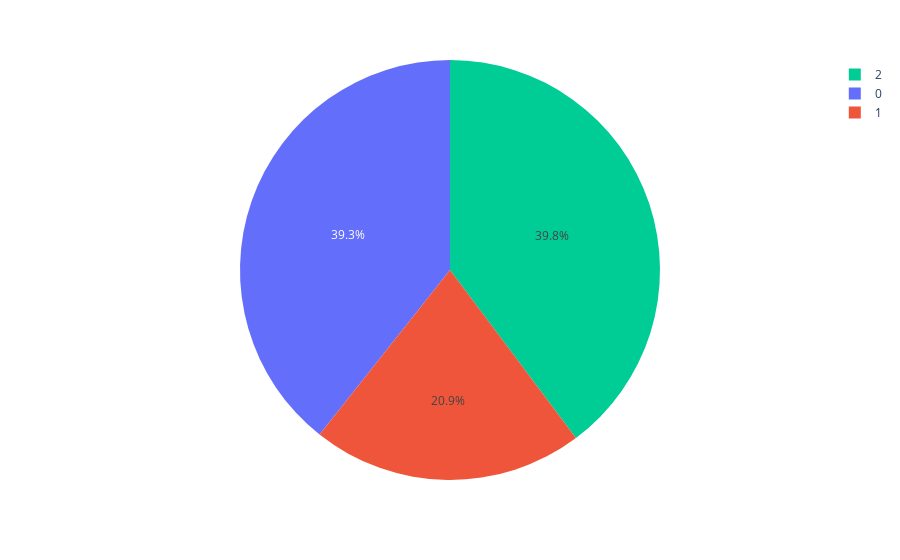

The notebook cell this image was saved under:
### Code cell
pie=clusters.groupby('label').size().reset_index()
pie.columns=['label','value']
px.pie(pie,values='value',names='label',color=['blue','red','green'])

### Figure 1 — Plotly figure (JSON) as saved in the notebook; plotly's stock layout.template omitted (floating-point values rounded to 4 significant figures)
{"data": [{"customdata": [["blue"], ["red"], ["green"]], "domain": {"x": [0, 1], "y": [0, 1]}, "hovertemplate": "label=%{label}<br>value=%{value}<br>color=%{customdata[0]}<extra></extra>", "labels": [0, 1, 2], "legendgroup": "", "marker": {"colors": ["#636efa", "#EF553B", "#00cc96"]}, "name": "", "showlegend": true, "type": "pie", "values": [5246, 2788, 5303]}], "layout": {"legend": {"tracegroupgap": 0}, "margin": {"t": 60}}}
